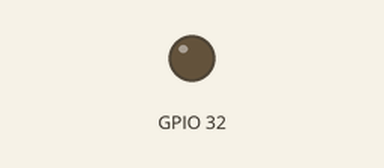
Simulated run of this sketch. Board: ESP32. On the bench: output pins drawn as LEDs (lit = HIGH).

Above: at 0.7 s.
At 5.2 s:
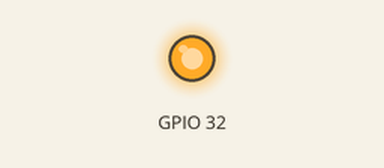
Timing chart, 0 to 6.9 s (numbered marks = the images above):
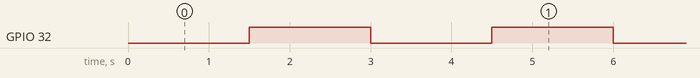

Measured:
- by itself, GPIO 32: alternates HIGH for 1.5 s and LOW for 1.5 s

The sketch:

sketch_oct30a.ino
```cpp
void setup() {
  // put your setup code here, to run once:
  pinMode(32, OUTPUT);
}

void loop() {
  digitalWrite(32, LOW);
  delay(1500);
  digitalWrite(32, HIGH);
  delay(1500);
}
```
